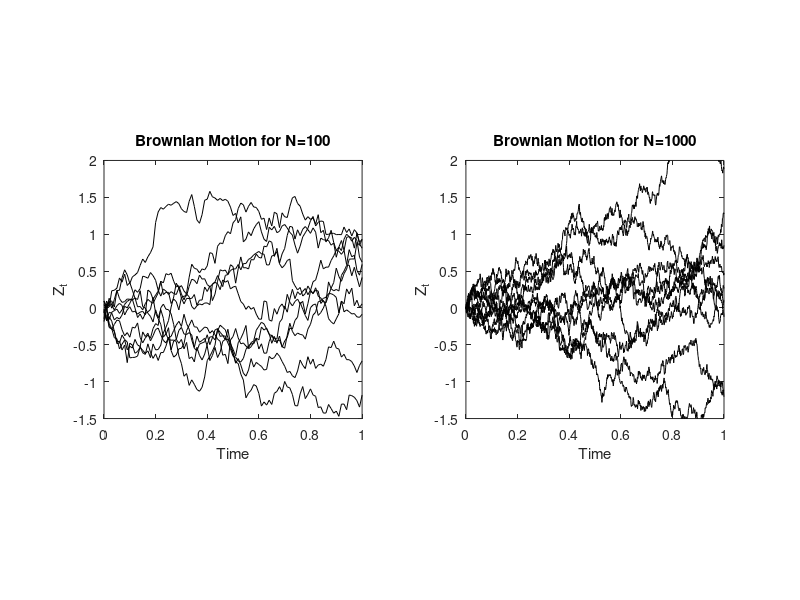
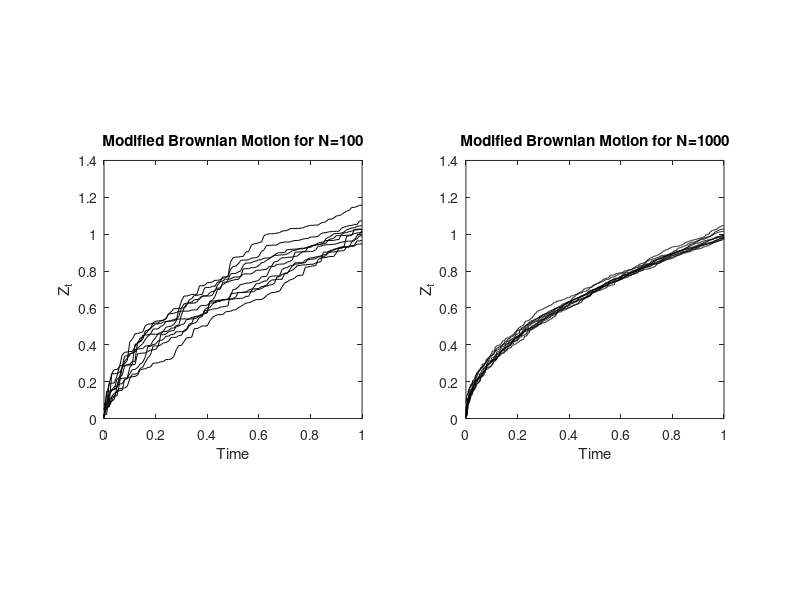

These charts were generated, in order, by the following MATLAB code:
%%Q5 properties of Brownian Motion
clear all;close all;
N=[100,1000];
figure
for i=1:2
    h(i)=subplot(1,2,i);
    dt=1/N(i);
    x=0:dt:1;
    for j=1:10
        %generate random numbers
        z=sqrt(dt)*randn(N(i)+1,1);
        %do cumulative sum
        z=cumsum(z);
        plot(x,z,'k')
        hold on
    end
    axis square
    %axis([0 1 -3 3])
    xlabel('Time')
    ylabel('Z_{t}')
    title(strcat('Brownian Motion for N=',num2str(N(i))))
end
linkaxes([h(1),h(2)],'y')

figure
N=[100,1000];
for i=1:2
    h(i)=subplot(1,2,i);
    dt=1/N(i);
    x=0:dt:1;
    for j=1:10
        %do new modified Brownian motion
        z=zeros(N(i)+1,1);
        z(1)=sqrt(dt*randn^2);
        l=dt*randn(N(i)+1,1).^2;
        for k=2:(N(i)+1)
            z(k)=sqrt(z(k-1)^2+l(k));
        end
        plot(x,z,'k')
        hold on
    end
    axis square
    xlabel('Time')
    ylabel('Z_{t}')
    title(strcat('Modified Brownian Motion for N=',num2str(N(i))))
end
